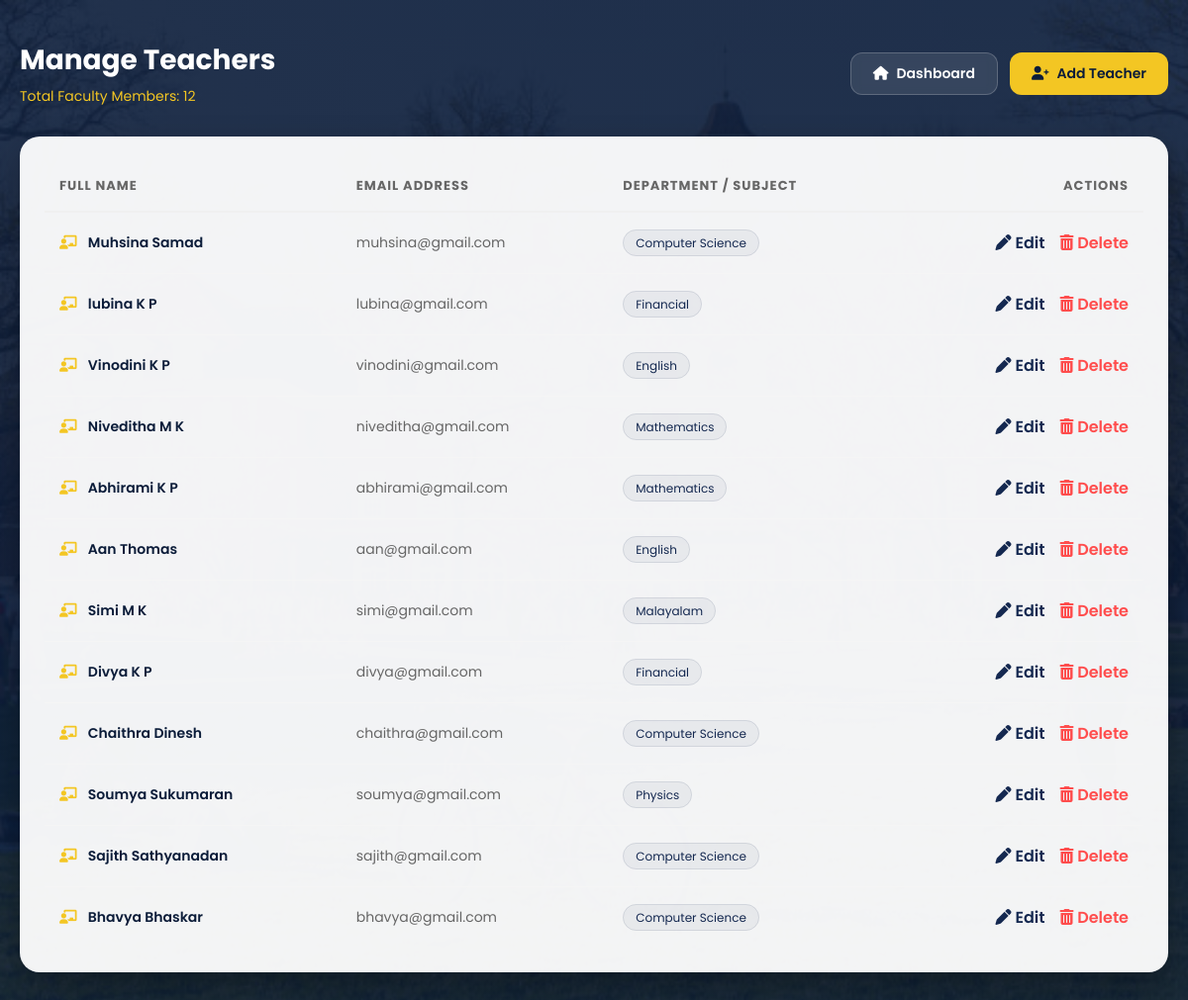
Page /adminpanel/list/ (signed in) on the committed database.
### teachers/models.py (models this page shows, shortened)
class Teacher(models.Model):
    SUBJECT_CHOICES = (
        ('MATHS', 'Mathematics'),
        ('PHY', 'Physics'),
        ('CHEM', 'Chemistry'),
        ('CS', 'Computer Science'),
        ('ENG', 'English'),
        ('ML','Malayalam'),
        ('CM','Commerce'),
        ('FN','Financial')
    )
    user = models.OneToOneField(User, on_delete=models.CASCADE)
    date_of_birth = models.DateField()
    subject = models.CharField(max_length=20, choices=SUBJECT_CHOICES, null=True)
    profile_photo = models.ImageField(upload_to='teachers/', blank=True, null=True)

### accounts/models.py (models this page shows)
class User(AbstractUser):
    ROLE_CHOICES = (
        ('student','Student'),
        ('teacher','Teacher'),
        ('parent','Parent'),
    )
    role = models.CharField(
        max_length=10,
        choices=ROLE_CHOICES,
        blank=True,
        null=True
    )

### adminpanel/views.py (the view)
# urls.py: path('list/', views.teacher_list, name='teacher-list'),
@login_required
def teacher_list(request):
    if not request.user.is_superuser:
        return redirect('home')
    teachers = Teacher.objects.all()
    return render(request, 'teachers/teacher_list.html', {
        'teachers': teachers
    })

### notifications/context_processors.py (called while the page is built)
def notification_count(request):
    if request.user.is_authenticated:
        count = Notification.objects.filter(
            recipient=request.user,
            is_read=False
        ).count()
    else:
        count = 0
    return {
        'unread_notification_count': count
    }

### templates/teachers/teacher_list.html (shortened to what this page needs)
{% extends 'base.html' %}
{% load static %}
{% block content %}
<link rel="stylesheet" href="https://cdnjs.cloudflare.com/ajax/libs/font-awesome/6.0.0/css/all.min.css">
<div class="manage-wrapper">
    <div class="page-header">
        <div class="page-title">
            <h2>Manage Teachers</h2>
            <small>Total Faculty Members: {{ teachers|length }}</small>
        </div>
        <div class="btn-group">
            <a href="{% url 'admin-dashboard' %}" class="action-btn btn-back">
                <i class="fas fa-house"></i> Dashboard
            </a>
            <a href="{% url 'add-teacher' %}" class="action-btn btn-add">
                <i class="fas fa-user-plus"></i> Add Teacher
            </a>
        </div>
    </div>
    <div class="table-widget">
        <table>
            <thead>
                <tr>
                    <th>Full Name</th>
                    <th>Email Address</th>
                    <th>Department / Subject</th>
                    <th style="text-align: right;">Actions</th>
                </tr>
            </thead>
            <tbody>
                {% for teacher in teachers %}
                <tr>
                    <td class="teacher-name">
                        <i class="fas fa-chalkboard-user" style="margin-right: 8px; color: var(--gold);"></i>
                        {{ teacher.user.first_name }} {{ teacher.user.last_name }}
                    </td>
                    <td style="color: #666;">{{ teacher.user.email }}</td>
                    <td>
                        <span class="subject-badge">{{ teacher.get_subject_display }}</span>
                    </td>
                    <td>
                        <div class="row-actions" style="justify-content: flex-end;">
                            <a href="{% url 'edit-teacher' teacher.id %}" class="edit-link" title="Edit Profile">
                                <i class="fas fa-pen"></i> Edit
                            </a>
                            <a href="{% url 'delete-teacher' teacher.id %}" class="delete-link"
                               onclick="return confirm('Delete this teacher profile permanently?');" title="Remove Teacher">
                                <i class="fas fa-trash-alt"></i> Delete
                            </a>
                        </div>
                    </td>
                </tr>
                {% endfor %}
            </tbody>
        </table>
    </div>
</div>
{% endblock %}

### rows in the picture
Teacher: user.first_name "Muhsina", user.last_name "Samad", user.email "muhsina@gmail.com", subject "Computer Science"
Teacher: user.first_name "lubina", user.last_name "K P", user.email "lubina@gmail.com", subject "Financial"
Teacher: user.first_name "Vinodini", user.last_name "K P", user.email "vinodini@gmail.com", subject "English"
Teacher: user.first_name "Niveditha", user.last_name "M K", user.email "niveditha@gmail.com", subject "Mathematics"
Teacher: user.first_name "Abhirami", user.last_name "K P", user.email "abhirami@gmail.com", subject "Mathematics"
Teacher: user.first_name "Aan", user.last_name "Thomas", user.email "aan@gmail.com", subject "English"
Teacher: user.first_name "Simi", user.last_name "M K", user.email "simi@gmail.com", subject "Malayalam"
Teacher: user.first_name "Divya", user.last_name "K P", user.email "divya@gmail.com", subject "Financial"
Teacher: user.first_name "Chaithra", user.last_name "Dinesh", user.email "chaithra@gmail.com", subject "Computer Science"
Teacher: user.first_name "Soumya", user.last_name "Sukumaran", user.email "soumya@gmail.com", subject "Physics"
Teacher: user.first_name "Sajith", user.last_name "Sathyanadan", user.email "sajith@gmail.com", subject "Computer Science"
Teacher: user.first_name "Bhavya", user.last_name "Bhaskar", user.email "bhavya@gmail.com", subject "Computer Science"

### other values in the picture
{{ teachers|length }} "12"
